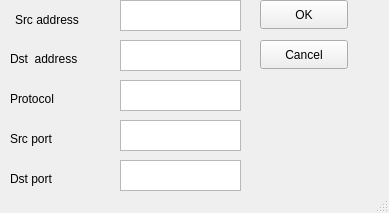
<?xml version="1.0" encoding="UTF-8"?>
<ui version="4.0">
 <class>MainWindow</class>
 <widget class="QMainWindow" name="MainWindow">
  <property name="geometry">
   <rect>
    <x>0</x>
    <y>0</y>
    <width>389</width>
    <height>213</height>
   </rect>
  </property>
  <property name="windowTitle">
   <string>Add Accept Destination NAT</string>
  </property>
  <widget class="QWidget" name="centralwidget">
   <widget class="QPushButton" name="cancelButton">
    <property name="geometry">
     <rect>
      <x>260</x>
      <y>40</y>
      <width>88</width>
      <height>29</height>
     </rect>
    </property>
    <property name="text">
     <string>Cancel</string>
    </property>
   </widget>
   <widget class="QLabel" name="label_2">
    <property name="geometry">
     <rect>
      <x>10</x>
      <y>50</y>
      <width>101</width>
      <height>17</height>
     </rect>
    </property>
    <property name="text">
     <string>Dst  address</string>
    </property>
   </widget>
   <widget class="QLabel" name="label">
    <property name="geometry">
     <rect>
      <x>15</x>
      <y>10</y>
      <width>81</width>
      <height>20</height>
     </rect>
    </property>
    <property name="text">
     <string>Src address</string>
    </property>
   </widget>
   <widget class="QLabel" name="label_6">
    <property name="geometry">
     <rect>
      <x>10</x>
      <y>170</y>
      <width>91</width>
      <height>17</height>
     </rect>
    </property>
    <property name="text">
     <string>Dst port</string>
    </property>
   </widget>
   <widget class="QTextEdit" name="srcportField">
    <property name="geometry">
     <rect>
      <x>120</x>
      <y>120</y>
      <width>121</width>
      <height>31</height>
     </rect>
    </property>
   </widget>
   <widget class="QTextEdit" name="protField">
    <property name="geometry">
     <rect>
      <x>120</x>
      <y>80</y>
      <width>121</width>
      <height>31</height>
     </rect>
    </property>
   </widget>
   <widget class="QTextEdit" name="dstportField">
    <property name="geometry">
     <rect>
      <x>120</x>
      <y>160</y>
      <width>121</width>
      <height>31</height>
     </rect>
    </property>
   </widget>
   <widget class="QLabel" name="srcport">
    <property name="geometry">
     <rect>
      <x>10</x>
      <y>130</y>
      <width>91</width>
      <height>17</height>
     </rect>
    </property>
    <property name="text">
     <string>Src port</string>
    </property>
   </widget>
   <widget class="QPushButton" name="okButton">
    <property name="geometry">
     <rect>
      <x>260</x>
      <y>0</y>
      <width>88</width>
      <height>29</height>
     </rect>
    </property>
    <property name="text">
     <string>OK</string>
    </property>
   </widget>
   <widget class="QTextEdit" name="srcField">
    <property name="geometry">
     <rect>
      <x>120</x>
      <y>0</y>
      <width>121</width>
      <height>31</height>
     </rect>
    </property>
   </widget>
   <widget class="QTextEdit" name="dstField">
    <property name="geometry">
     <rect>
      <x>120</x>
      <y>40</y>
      <width>121</width>
      <height>31</height>
     </rect>
    </property>
   </widget>
   <widget class="QLabel" name="label_4">
    <property name="geometry">
     <rect>
      <x>10</x>
      <y>90</y>
      <width>91</width>
      <height>17</height>
     </rect>
    </property>
    <property name="text">
     <string>Protocol</string>
    </property>
   </widget>
  </widget>
  <widget class="QStatusBar" name="statusbar"/>
 </widget>
 <resources/>
 <connections/>
</ui>
